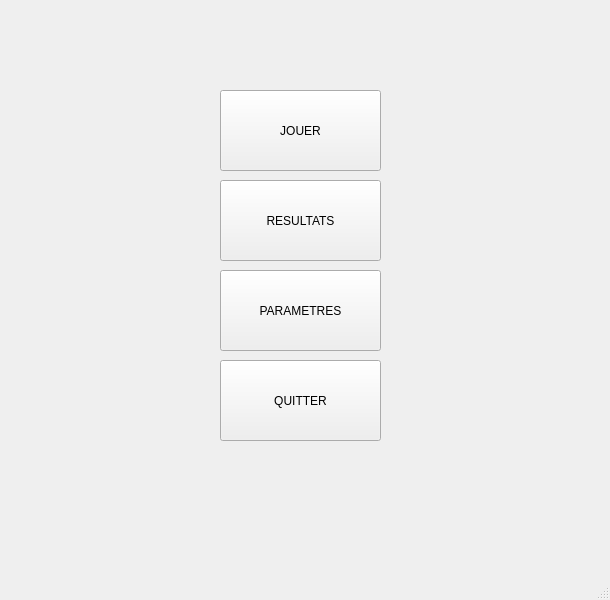
<?xml version="1.0" encoding="UTF-8"?>
<ui version="4.0">
 <class>Puissance4</class>
 <widget class="QMainWindow" name="Puissance4">
  <property name="geometry">
   <rect>
    <x>0</x>
    <y>0</y>
    <width>610</width>
    <height>600</height>
   </rect>
  </property>
  <property name="windowTitle">
   <string>Puissance4</string>
  </property>
  <widget class="QWidget" name="centralwidget">
   <widget class="QPushButton" name="PlayPB">
    <property name="geometry">
     <rect>
      <x>220</x>
      <y>90</y>
      <width>161</width>
      <height>81</height>
     </rect>
    </property>
    <property name="text">
     <string>JOUER</string>
    </property>
   </widget>
   <widget class="QPushButton" name="ResultPB">
    <property name="geometry">
     <rect>
      <x>220</x>
      <y>180</y>
      <width>161</width>
      <height>81</height>
     </rect>
    </property>
    <property name="text">
     <string>RESULTATS</string>
    </property>
   </widget>
   <widget class="QPushButton" name="SettingsPB">
    <property name="geometry">
     <rect>
      <x>220</x>
      <y>270</y>
      <width>161</width>
      <height>81</height>
     </rect>
    </property>
    <property name="text">
     <string>PARAMETRES</string>
    </property>
   </widget>
   <widget class="QPushButton" name="QuitPB">
    <property name="geometry">
     <rect>
      <x>220</x>
      <y>360</y>
      <width>161</width>
      <height>81</height>
     </rect>
    </property>
    <property name="text">
     <string>QUITTER</string>
    </property>
   </widget>
  </widget>
  <widget class="QMenuBar" name="menubar">
   <property name="geometry">
    <rect>
     <x>0</x>
     <y>0</y>
     <width>610</width>
     <height>22</height>
    </rect>
   </property>
  </widget>
  <widget class="QStatusBar" name="statusbar"/>
 </widget>
 <resources/>
 <connections/>
</ui>
